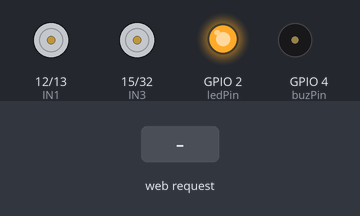
Recording of a sketch running on a simulated ESP32. On the bench: motor-driver pin pairs drawn as motors (green arrow = first pin HIGH = forward, orange = second pin HIGH = backward, longer = more drive, scaled by the enable pin), output pins drawn as LEDs (lit = HIGH), buzzer (waves = sounding, pin HIGH). Inputs (shaded band) come from the test bench. What the sketch prints to the serial monitor is not drawn.

Above: at 1.2 s.
1.3 s: HTTP request GET /Y received
At 1.73 s:
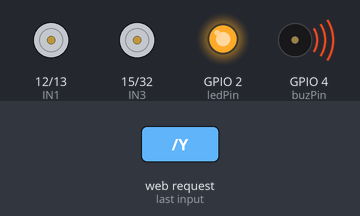
3.3 s: HTTP request GET /F received
At 4.5 s:
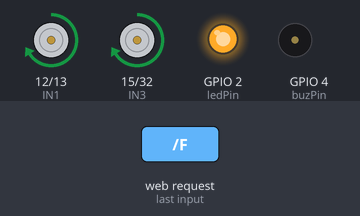
4.8 s: HTTP request GET /B received
At 5.7 s:
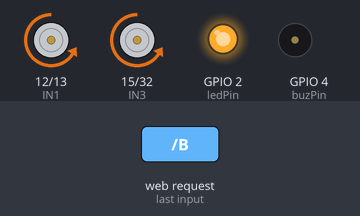
6.3 s: HTTP request GET /L received
At 6.8 s:
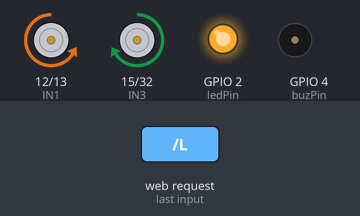
7.8 s: HTTP request GET /R received
At 9.0 s:
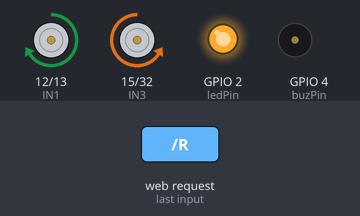
9.3 s: HTTP request GET /u received
At 10.3 s:
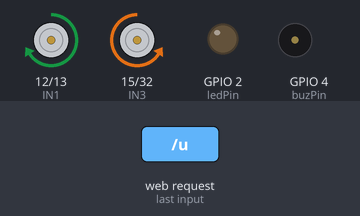
Timing chart, 0 to 11.8 s (numbered marks = the images above; inputs shaded):
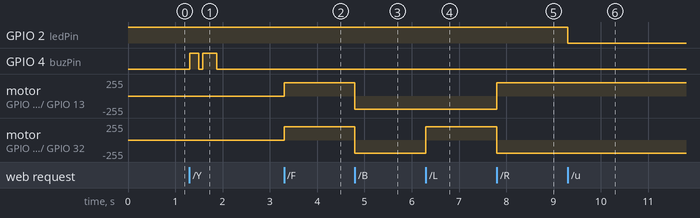

The sketch:

robot_oruga.ino
```cpp
#include <WiFi.h>
#include <WebServer.h>

// Configura tus credenciales Wi-Fi
const char *ssid = "Robot_Camara";
const char *password = "12345678";

// Pines del L298N
const int ENA = 14;
const int IN1 = 12;
const int IN2 = 13;
const int ENB = 33;
const int IN3 = 15;
const int IN4 = 32;

// Otros pines
const int buzPin = 4;
const int ledPin = 2;

// Velocidad inicial de los motores (0-255)
int valSpeed = 200;

// Servidor Web
WebServer server(80);

// --- DECLARACIÓN DE FUNCIONES ---
void Stop();
void forward();
void backward();
void left();
void right();
void horn();
void handleRoot();
void setup()
{
    Serial.begin(115200);
    pinMode(IN1, OUTPUT);
    pinMode(IN2, OUTPUT);
    pinMode(IN3, OUTPUT);
    pinMode(IN4, OUTPUT);
    pinMode(buzPin, OUTPUT);
    pinMode(ledPin, OUTPUT);
    // Enciende el LED al arrancar (indica que el robot está encendido)
    digitalWrite(ledPin, HIGH);
    ledcAttach(ENA, 5000, 8);
    ledcAttach(ENB, 5000, 8);
    Stop();

    // Configurar Wi-Fi como punto de acceso
    Serial.println("Creando punto de acceso WiFi...");
    WiFi.softAP(ssid, password);
    IPAddress IP = WiFi.softAPIP();
    Serial.print("IP del robot: ");
    Serial.println(IP);

    // Rutas del servidor
    server.on("/", handleRoot);
    server.on("/F", []()
              { forward(); server.send(200, "text/plain", "Forward"); });
    server.on("/B", []()
              { backward(); server.send(200, "text/plain", "Backward"); });
    server.on("/L", []()
              { left(); server.send(200, "text/plain", "Left"); });
    server.on("/R", []()
              { right(); server.send(200, "text/plain", "Right"); });
    server.on("/S", []()
              { Stop(); server.send(200, "text/plain", "Stop"); });
    server.on("/Y", []()
              { horn(); server.send(200, "text/plain", "Horn"); });
    server.on("/U", []()
              { digitalWrite(ledPin, HIGH); server.send(200, "text/plain", "LED ON"); });
    server.on("/u", []()
              { digitalWrite(ledPin, LOW); server.send(200, "text/plain", "LED OFF"); });

    // Nueva ruta para actualizar la velocidad
    server.on("/speed", []()
              {
if (server.hasArg("value")) {
valSpeed = constrain(server.arg("value").toInt(), 0, 255);
Serial.printf("Nueva velocidad: %d\n", valSpeed);
server.send(200, "text/plain", "Velocidad actualizada");
} else {
server.send(400, "text/plain", "Falta parámetro 'value'");
} });
    server.begin();
    Serial.println("Servidor Web del Robot iniciado.");
}
void loop()
{
    server.handleClient();
}

// Página web principal
void handleRoot()
{
    String esp32_cam_ip = "192.168.4.2"; // Ajusta según ESP32-CAM
    String html = R"-(
<!DOCTYPE html>
<html lang="es">
<head>
<meta name="viewport" content="width=device-width, initial-scale=1">
<title>Control del Robot WiFi</title>
<style>
body {
text-align: center;
font-family: 'Segoe UI', sans-serif;
background: radial-gradient(circle at center, #001820 0%, #000 100%);
color: #00f6ff;
margin: 0;
padding: 20px;
}
h2, h3 {
color: #00f6ff;
text-shadow: 0 0 10px #00f6ff, 0 0 20px #00f6ff;
margin-bottom: 10px;
}
#videoStream {
width: 90%;
max-width: 640px;
border: 2px solid #00f6ff;
border-radius: 15px;
box-shadow: 0 0 15px #00f6ff;
margin: 50px 0 50px 0;
transform: rotate(-90deg); /* Rota 90° a la izquierda (corrige cámara girada a la derecha) */
transform-origin: center center;
}
/* 🔹 Animación de brillo neón */
@keyframes pulse {
0% { box-shadow: 0 0 10px #00f6ff; }
50% { box-shadow: 0 0 25px #00f6ff; }
100% { box-shadow: 0 0 10px #00f6ff; }
}
/* 🔸 Base para botones tipo neón */
.neon-btn {
display: inline-flex;
align-items: center;
justify-content: center;
width: 80px;
height: 80px;
margin: 20px;
border: 2px solid #00f6ff;
border-radius: 15px;
background: transparent;
color: #00f6ff;
font-weight: bold;
font-size: 16px;
text-shadow: 0 0 8px #00f6ff;
box-shadow: 0 0 15px #00f6ff, inset 0 0 10px rgba(0,255,255,0.3);
cursor: pointer;
transition: 0.2s;
animation: pulse 3s infinite;
}
.neon-btn:hover {
transform: scale(1.08);
background: rgba(0,255,255,0.1);
}
.neon-btn:active {
transform: scale(0.95);
box-shadow: 0 0 40px #00f6ff, inset 0 0 25px #00f6ff;
}
/* 🔺 Flechas con borde sólido y fondo transparente */
.arrow {
position: relative;
width: 80px;
height: 80px;
margin: 10px;
display: inline-flex;
align-items: center;
justify-content: center;
background: transparent;
border: 2px solid #00f6ff;
border-radius: 15px;
box-shadow: 0 0 15px #00f6ff, inset 0 0 10px rgba(0,255,255,0.3);
animation: pulse 3s infinite;
cursor: pointer;
transition: transform 0.2s;
}
.arrow::before {
content: '';
position: absolute;
width: 0;
height: 0;
border-style: solid;
}
.arrow.up::before {
border-width: 0 20px 30px 20px;
border-color: transparent transparent #00f6ff transparent;
}
.arrow.down::before {
border-width: 30px 20px 0 20px;
border-color: #00f6ff transparent transparent transparent;
}
.arrow.left::before {
border-width: 20px 30px 20px 0;
border-color: transparent #00f6ff transparent transparent;
}
.arrow.right::before {
border-width: 20px 0 20px 30px;
border-color: transparent transparent transparent #00f6ff;
}
.arrow:hover {
transform: scale(1.1);
background: rgba(0,255,255,0.1);
}
.arrow:active {
transform: scale(0.9);
box-shadow: 0 0 40px #00f6ff, inset 0 0 25px #00f6ff;
}
.controls {
display: flex;
flex-direction: column;
align-items: center;
justify-content: center;
margin: 30px;
}
.middle-row {
display: flex;
justify-content: center;
align-items: center;
}
.slider {
width: 80%;
margin: 15px auto;
accent-color: #00f6ff;
}
p {
color: #00f6ff;
text-shadow: 0 0 8px #00f6ff;
}
</style>
</head>
<body>
<h2>Robot Oruga</h2>
<h3>Live Camera</h3>
<img id="videoStream" src="http://)-" +
                  esp32_cam_ip + R"-(/stream" alt="ESP32-CAM
Stream">
<h3>Velocidad</h3>
<input type="range" id="speedSlider" class="slider" min="0" max="255" value="200"
oninput="updateSpeed(this.value)">
<p>Velocidad actual: <span id="speedValue">200</span></p>
<h3>Controles</h3>
<div class="controls">
<div class="arrow up" ontouchstart="send('F')" onmousedown="send('F')"></div>
<div class="middle-row">
<div class="arrow left" ontouchstart="send('L')" onmousedown="send('L')"></div>
<button class="neon-btn" ontouchstart="send('S')"
onmousedown="send('S')">STOP</button>
<div class="arrow right" ontouchstart="send('R')" onmousedown="send('R')"></div>
</div>
<div class="arrow down" ontouchstart="send('B')" onmousedown="send('B')"></div>
</div>
<div>
<button class="neon-btn" ontouchstart="send('Y')"
onmousedown="send('Y')">HORN</button>
<button class="neon-btn" ontouchstart="send('U')" onmousedown="send('U')">LED
ON</button>
<button class="neon-btn" ontouchstart="send('u')" onmousedown="send('u')">LED
OFF</button>
</div>
<div>
<h3>Designed By Yulian Tovar - Juan Aviles</h3>
<h3>Tecnoparque 2025 -_-</h3>
</div>
<script>
function send(cmd) {
fetch('/' + cmd)
.then(() => console.log('Comando enviado: ' + cmd))
.catch(err => console.error(err));
}
function updateSpeed(val) {
document.getElementById('speedValue').innerText = val;
fetch('/speed?value=' + val)
.then(() => console.log('Velocidad actualizada: ' + val))
.catch(err => console.error(err));
}
</script>
</body>
</html>
)-";
    server.send(200, "text/html", html);
}
// Funciones de movimiento
void forward()
{
    ledcWrite(ENA, valSpeed);
    ledcWrite(ENB, valSpeed);
    digitalWrite(IN1, HIGH);
    digitalWrite(IN2, LOW);
    digitalWrite(IN3, HIGH);
    digitalWrite(IN4, LOW);
}
void backward()
{
    ledcWrite(ENA, valSpeed);
    ledcWrite(ENB, valSpeed);
    digitalWrite(IN1, LOW);
    digitalWrite(IN2, HIGH);
    digitalWrite(IN3, LOW);
    digitalWrite(IN4, HIGH);
}
void left()
{
    ledcWrite(ENA, valSpeed);
    ledcWrite(ENB, valSpeed);
    digitalWrite(IN1, LOW);
    digitalWrite(IN2, HIGH);
    digitalWrite(IN3, HIGH);
    digitalWrite(IN4, LOW);
}
void right()
{
    ledcWrite(ENA, valSpeed);
    ledcWrite(ENB, valSpeed);
    digitalWrite(IN1, HIGH);
    digitalWrite(IN2, LOW);
    digitalWrite(IN3, LOW);
    digitalWrite(IN4, HIGH);
}
void Stop()
{
    ledcWrite(ENA, 0);
    ledcWrite(ENB, 0);
    digitalWrite(IN1, LOW);
    digitalWrite(IN2, LOW);
    digitalWrite(IN3, LOW);
    digitalWrite(IN4, LOW);
}
void horn()
{
    digitalWrite(buzPin, HIGH);
    delay(200);
    digitalWrite(buzPin, LOW);
    delay(80);
    digitalWrite(buzPin, HIGH);
    delay(300);
    digitalWrite(buzPin, LOW);
}
```

Measured:
- after the input at 1.3 s, GPIO 4 (buzPin): LOW → HIGH at once, → LOW 0.20 s later, → HIGH 0.08 s later, → LOW 0.30 s later
- after the input at 3.3 s, motor on GPIO 12 (IN1) / GPIO 13 (IN2), motor on GPIO 15 (IN3) / GPIO 32 (IN4): stopped → forward 199/255 at once
- after the input at 4.8 s, motor on GPIO 12 (IN1) / GPIO 13 (IN2), motor on GPIO 15 (IN3) / GPIO 32 (IN4): forward 199/255 → backward 199/255 at once
- after the input at 6.3 s, motor on GPIO 15 (IN3) / GPIO 32 (IN4): backward 199/255 → forward 199/255 at once
- after the input at 7.8 s, motor on GPIO 12 (IN1) / GPIO 13 (IN2): backward 199/255 → forward 199/255 at once; motor on GPIO 15 (IN3) / GPIO 32 (IN4): forward 199/255 → backward 199/255 at once
- after the input at 9.3 s, GPIO 2 (ledPin): HIGH → LOW at once
